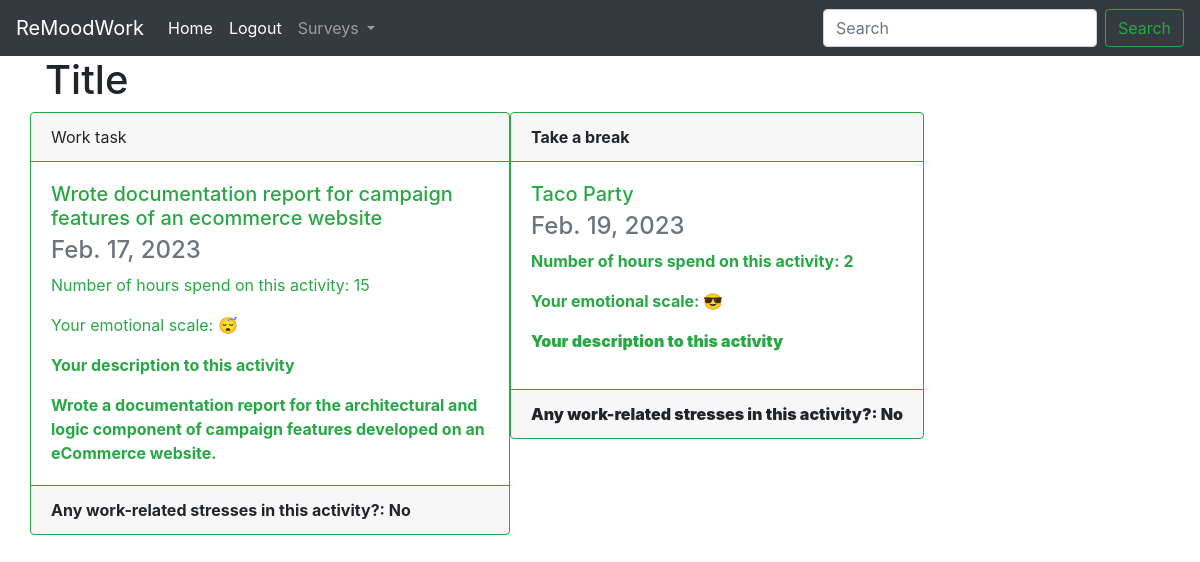
/ (signed in), run on the app's committed database.
### workrecords/models.py (models this page shows, shortened)
class PulseSurvey(models.Model):
    ACTIVITY_TYPE_CHOICES = (
        ("WT", "Work task"),
        ("TB", "Take a break"),
        ("DFV", "Day off/vacation")
    )
    EMOJI_STATUS_CHOICE = (
        ("happy", "\N{grinning face}"),
        ("tired", "\N{tired face}"),
        ("illness", "\N{face with thermometer}"),
        ("taking_break_or_vacation", "\N{smiling face with sunglasses}"),
        ("sleeping", "\N{sleeping face}"),
        ("need_help", "\N{confused face}"),
        ("upset", "\N{crying face}"),
        ("normal", "\N{neutral face}")
    )
    WORK_STRESSOR_STATUS_CHOICE = (
        ('YES', 'Yes'),
        ('NO', 'No')
    )
    activity_name = models.CharField(max_length=205)
    activity_type = models.CharField(max_length=20, choices=ACTIVITY_TYPE_CHOICES)
    num_hours = models.CharField(max_length=10)
    emotional_rate_status = models.CharField(max_length=35, choices=EMOJI_STATUS_CHOICE)
    activity_description = models.TextField(blank=True, null=True)
    work_stressor_status = models.CharField(max_length=5, choices=WORK_STRESSOR_STATUS_CHOICE)
    activity_created = models.DateField(auto_now_add=True)
    employee = models.ForeignKey(Employee, on_delete=models.CASCADE, related_name='pulse_survey')

### workrecords/views.py (the view)
# urls.py: path('', views.home_view, name='remoodwork-home'),
def home_view(request):
    pulse_survey_records = None
    if request.user.id:
        user = User.objects.get(pk=request.user.id)
        employee = Employee.objects.get(user=user)
        pulse_survey_records = PulseSurvey.objects.filter(employee=employee)
    context =  {
        'user_id': request.user.id,
        'pulse_survey_records': pulse_survey_records
    }
    return render(request=request, template_name='workrecords/home_page.html', context=context)

### workrecords/templates/workrecords/home_page.html (shortened to what this page needs)
{% extends 'workrecords/base.html' %}
{% block content %}
{% if user.is_authenticated %}
<div class="container">
  <div class="row">
    <div class="col-12">
      <h1>Title</h1>
    </div>
    {% for pulse_survey in pulse_survey_records %}
        <div class="card border-success mb-2" style="max-width: 30rem;">
          <div class="card-header border-success">{{ pulse_survey.get_activity_type_display }}</div>
          <div class="card-body text-success">
            <h5 class="card-title">{{ pulse_survey.activity_name }}</h5>
            <h4 class="card-subtitle mb-2 text-muted">{{ pulse_survey.activity_created }}</h4>
            <p class="card-text">Number of hours spend on this activity:
                {{ pulse_survey.num_hours }}</p>
            <p class="card-text">Your emotional scale:
                {{ pulse_survey.get_emotional_rate_status_display }}</p>
            <p class="card-text"><strong>Your description to this activity</p>
            <p class="card-text">{{ pulse_survey.activity_description }}</p>
          </div>
          <div class="card-footer border-success">Any work-related stresses in this activity?:
                {{ pulse_survey.get_work_stressor_status_display }}</div>
        </div>
    {% endfor %}
  </div>
</div>
{% endif %}
{% endblock content %}

### data on the page
PulseSurvey: activity_type "Work task", activity_name "Wrote documentation report for campaign features of an ecommerce website", activity_created "Feb. 17, 2023", num_hours "15", emotional_rate_status "😴", activity_description "Wrote a documentation report for the architectural and logic component of campaign features developed on an eCommerce website.", work_stressor_status "No"
PulseSurvey: activity_type "Take a break", activity_name "Taco Party", activity_created "Feb. 19, 2023", num_hours "2", emotional_rate_status "😎", work_stressor_status "No"
